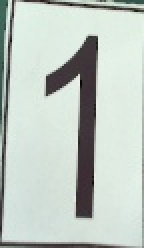
#> input picture send_yao_car/svm_detect_number/data_set/1/119.jpg, 72 x 124 px, given in place of the camera (shown 2 times larger)
$ python detect_contours.py
#> lines starting #> are read from the running program, lines starting #| are printed output that depends on the picture; after the words box and inside, x2 and y2 are one past the last pixel; in counts of white or black regions, pixels touching at a corner belong together
"""
function : Image preprocessing
"""


import cv2

cap = cv2.VideoCapture(0)
rectKernel = cv2.getStructuringElement(cv2.MORPH_RECT, (3, 3), (-1, -1))

while True:
    flag, frame = cap.read()
#> frame is the input picture: shape (124, 72, 3); mean B, G, R 194.3, 201.3, 191.6
    # 如果正确读帧
    if frame is None:
        print("The camera is not open")
        continue

    if flag is True:
        frame_copy = frame.copy()   # 展示面积
        frame_copy1 = frame.copy()
        frame_copy2 = frame.copy()  # 截取的矩形框
        # 转为灰度图
        gray_frame = cv2.cvtColor(frame, cv2.COLOR_BGR2GRAY)
        # 大津法处理阈值，背景反色，采用索引取出图像
        # 预留回调函数，手动调节阈值thresh
        ths_frame = cv2.threshold(gray_frame, 0, 255, cv2.THRESH_BINARY_INV and cv2.THRESH_OTSU)[1]
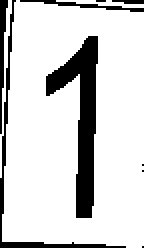
#> ths_frame: shape (124, 72) (shown 2 times larger); 82.8% white; 9 black regions (4 under 20 px), largest, box (x1, y1, x2, y2) and area: (23, 18, 49, 109) 941, (0, 0, 63, 124) 328, (0, 0, 4, 67) 131, (10, 0, 72, 6) 101, (56, 0, 72, 2) 26
        cv2.imshow('ths_frame', ths_frame)
        # 形态学操作
        img_closed = cv2.morphologyEx(ths_frame, cv2.MORPH_CLOSE, rectKernel)
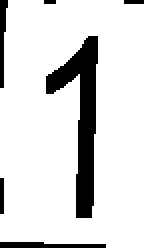
#> img_closed: shape (124, 72) (shown 2 times larger); 86.1% white; 6 black regions (1 under 20 px), largest, box (x1, y1, x2, y2) and area: (23, 18, 49, 109) 939, (0, 121, 53, 124) 128, (0, 0, 4, 44) 108, (0, 89, 2, 107) 36, (62, 0, 72, 2) 20
        # 边缘检测
        img_blur = cv2.GaussianBlur(img_closed, (3, 3), 0)
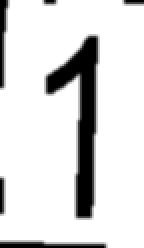
#> img_blur: shape (124, 72) (shown 2 times larger); min 0, max 255, mean 219.5
        img_dst = cv2.Canny(img_blur, 100, 200)
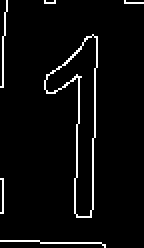
#> img_dst: shape (124, 72) (shown 2 times larger); 4.2% white in thin lines or dots
        # 轮廓查找
        contours, hierarchy = cv2.findContours(img_dst, cv2.RETR_EXTERNAL, cv2.CHAIN_APPROX_NONE)
#> contours = 6 contours, 5 with area under 20; largest, box (x1, y1, x2, y2) and area: (22, 17, 49, 109) 934

        for region in contours:
            area = cv2.contourArea(region)
            x, y, w, h = cv2.boundingRect(region)
            if area > 10000:
                frame_copy = cv2.rectangle(frame_copy, (x, y), (x + w, y + h), (0, 0, 255), 2)
                # 获取轮廓区域的图像
                res_img = frame_copy2[y:y + h, x:x + w]
                cv2.putText(frame_copy, f'Area: {area:.2f}', (x, y - 20),
                            cv2.FONT_HERSHEY_COMPLEX, 0.5, (0, 0, 255), 2)
#> this loop made 6 passes
#> (area, x, y, w, h) on pass 3: (934, 22, 17, 27, 92)
        # 显示
        cv2.imshow("find the contours", frame_copy)
        cv2.imshow("closed", img_closed)
        cv2.imshow('截取的矩形', frame_copy2)

        # 退出按键
        if cv2.waitKey(1) & 0xFF == 27:
#> (key Esc is pressed here)
            cap.release()
            cv2.destroyAllWindows()
            break
